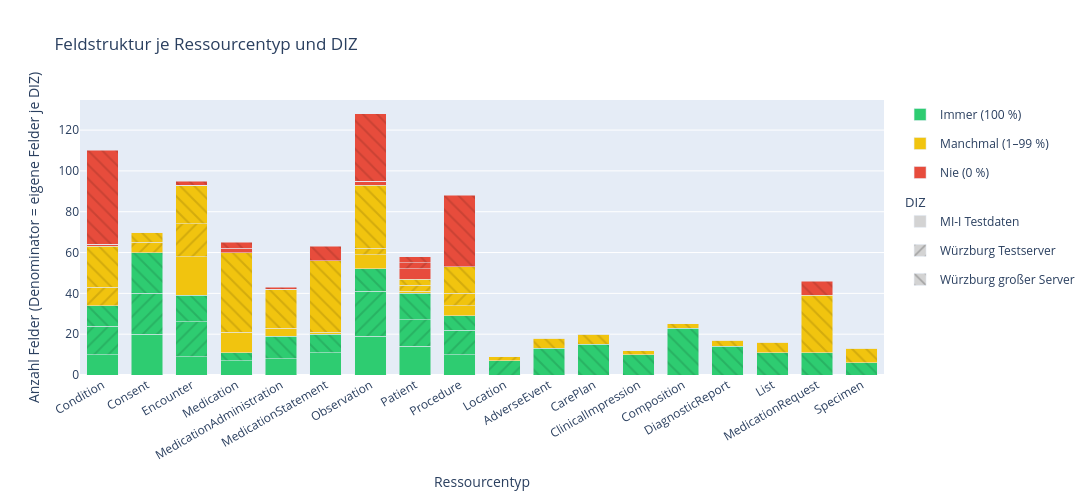

The cell this chart's notebook holds for it:
### Markdown cell above
### 1b. Feldstruktur-Übersicht

Anteil Datenfelder nach Befüllungsgrad (Immer / Manchmal / Nie) je Ressourcentyp und DIZ. Denominator = eigene Felder jedes DIZ. Quelle: `*_fields.csv` → `presence_rate`.

### Code cell
# ── 1b. Feldstruktur-Übersicht ────────────────────────────────────────────
# Gestapelter Balken: Immer / Manchmal / Nie — DIZ nebeneinander.
# Denominator = eigene Felder jedes DIZ (NaN-Felder anderer DIZ zählen nicht).
if not df_fields.empty:
    scalar = df_fields[df_fields["_is_data_field"]].copy()

    def classify_pr(pr):
        if pr == 1.0: return "Immer (100 %)"
        if pr > 0:    return "Manchmal (1–99 %)"
        return "Nie (0 %)"

    scalar["cls"] = scalar["presence_rate"].apply(classify_pr)

    CATS    = ["Immer (100 %)", "Manchmal (1–99 %)", "Nie (0 %)"]
    CAT_CLR = {"Immer (100 %)": "#2ecc71", "Manchmal (1–99 %)": "#f1c40f", "Nie (0 %)": "#e74c3c"}
    HATCH   = ["", "/", "\\", "x", "-", "|"]

    counts = (
        scalar.groupby(["diz", "resource_type", "cls"])
        .size()
        .unstack("cls", fill_value=0)
        .reindex(columns=CATS, fill_value=0)
        .reset_index()
    )
    counts["total"] = counts[CATS].sum(axis=1)

    fig = go.Figure()
    for cat in CATS:
        for j, diz_name in enumerate(LOADED_DIZ):
            sub = counts[counts["diz"] == diz_name].copy()
            pct = (sub[cat] / sub["total"].replace(0, 1) * 100).round(1).tolist()
            fig.add_trace(go.Bar(
                name=cat,
                x=sub["resource_type"].tolist(),
                y=sub[cat].tolist(),
                offsetgroup=diz_name,
                legendgroup=cat,
                showlegend=(j == 0),
                marker=dict(
                    color=CAT_CLR[cat],
                    pattern=dict(shape=HATCH[j % len(HATCH)], fgcolor="rgba(0,0,0,0.25)"),
                ),
                customdata=list(zip(pct, [diz_name] * len(sub))),
                hovertemplate=(
                    "<b>%{customdata[1]}</b><br>"
                    f"{cat}: %{{y}} Felder (%{{customdata[0]}} %)"
                    "<extra></extra>"
                ),
            ))
    for j, diz_name in enumerate(LOADED_DIZ):
        fig.add_trace(go.Bar(
            x=[None], y=[0], name=diz_name,
            legendgroup=f"_diz{j}",
            legendgrouptitle_text="DIZ" if j == 0 else "",
            marker=dict(color="lightgrey",
                        pattern=dict(shape=HATCH[j % len(HATCH)], fgcolor="rgba(0,0,0,0.45)")),
        ))

    fig.update_layout(
        barmode="stack", height=500,
        width=max(900, len(ALL_RT) * len(LOADED_DIZ) * 65 + 250),
        title_text="Feldstruktur je Ressourcentyp und DIZ",
        xaxis=dict(title="Ressourcentyp", tickangle=-30),
        yaxis_title="Anzahl Felder (Denominator = eigene Felder je DIZ)",
        bargroupgap=0.12, legend=dict(tracegroupgap=10),
    )
    fig.show()
else:
    print("Keine Felddaten verfügbar.")

### Figure 1 — Plotly figure (JSON) as saved in the notebook; plotly's stock layout.template omitted (floating-point values rounded to 4 significant figures)
{"data": [{"customdata": [[90.9, "MI-I Testdaten"], [100.0, "MI-I Testdaten"], [32.1, "MI-I Testdaten"], [36.8, "MI-I Testdaten"], [66.7, "MI-I Testdaten"], [91.7, "MI-I Testdaten"], [67.9, "MI-I Testdaten"], [70.0, "MI-I Testdaten"], [66.7, "MI-I Testdaten"]], "hovertemplate": "<b>%{customdata[1]}</b><br>Immer (100 %): %{y} Felder (%{customdata[0]} %)<extra></extra>", "legendgroup": "Immer (100 %)", "marker": {"color": "#2ecc71", "pattern": {"fgcolor": "rgba(0,0,0,0.25)", "shape": ""}}, "name": "Immer (100 %)", "offsetgroup": "MI-I Testdaten", "showlegend": true, "x": ["Condition", "Consent", "Encounter", "Medication", "MedicationAdministration", "MedicationStatement", "Observation", "Patient", "Procedure"], "y": [10, 20, 9, 7, 8, 11, 19, 14, 10], "type": "bar"}, {"customdata": [[60.9, "Würzburg Testserver"], [80.0, "Würzburg Testserver"], [51.5, "Würzburg Testserver"], [77.8, "Würzburg Testserver"], [88.0, "Würzburg Testserver"], [68.4, "Würzburg Testserver"], [66.7, "Würzburg Testserver"]], "hovertemplate": "<b>%{customdata[1]}</b><br>Immer (100 %): %{y} Felder (%{customdata[0]} %)<extra></extra>", "legendgroup": "Immer (100 %)", "marker": {"color": "#2ecc71", "pattern": {"fgcolor": "rgba(0,0,0,0.25)", "shape": "/"}}, "name": "Immer (100 %)", "offsetgroup": "Würzburg Testserver", "showlegend": false, "x": ["Condition", "Consent", "Encounter", "Location", "Observation", "Patient", "Procedure"], "y": [14, 20, 17, 7, 22, 13, 12], "type": "bar"}, {"customdata": [[72.2, "Würzburg großer Server"], [75.0, "Würzburg großer Server"], [83.3, "Würzburg großer Server"], [92.0, "Würzburg großer Server"], [13.2, "Würzburg großer Server"], [80.0, "Würzburg großer Server"], [82.4, "Würzburg großer Server"], [38.2, "Würzburg großer Server"], [68.8, "Würzburg großer Server"], [8.7, "Würzburg großer Server"], [35.5, "Würzburg großer Server"], [23.9, "Würzburg großer Server"], [17.6, "Würzburg großer Server"], [14.7, "Würzburg großer Server"], [68.4, "Würzburg großer Server"], [12.7, "Würzburg großer Server"], [46.2, "Würzburg großer Server"]], "hovertemplate": "<b>%{customdata[1]}</b><br>Immer (100 %): %{y} Felder (%{customdata[0]} %)<extra></extra>", "legendgroup": "Immer (100 %)", "marker": {"color": "#2ecc71", "pattern": {"fgcolor": "rgba(0,0,0,0.25)", "shape": "\\"}}, "name": "Immer (100 %)", "offsetgroup": "Würzburg großer Server", "showlegend": false, "x": ["AdverseEvent", "CarePlan", "ClinicalImpression", "Composition", "Condition", "Consent", "DiagnosticReport", "Encounter", "List", "Medication", "MedicationAdministration", "MedicationRequest", "MedicationStatement", "Observation", "Patient", "Procedure", "Specimen"], "y": [13, 15, 10, 23, 10, 20, 14, 13, 11, 4, 11, 11, 9, 11, 13, 7, 6], "type": "bar"}, {"customdata": [[0.0, "MI-I Testdaten"], [0.0, "MI-I Testdaten"], [67.9, "MI-I Testdaten"], [52.6, "MI-I Testdaten"], [33.3, "MI-I Testdaten"], [8.3, "MI-I Testdaten"], [25.0, "MI-I Testdaten"], [5.0, "MI-I Testdaten"], [33.3, "MI-I Testdaten"]], "hovertemplate": "<b>%{customdata[1]}</b><br>Manchmal (1–99 %): %{y} Felder (%{customdata[0]} %)<extra></extra>", "legendgroup": "Manchmal (1–99 %)", "marker": {"color": "#f1c40f", "pattern": {"fgcolor": "rgba(0,0,0,0.25)", "shape": ""}}, "name": "Manchmal (1–99 %)", "offsetgroup": "MI-I Testdaten", "showlegend": true, "x": ["Condition", "Consent", "Encounter", "Medication", "MedicationAdministration", "MedicationStatement", "Observation", "Patient", "Procedure"], "y": [0, 0, 19, 10, 4, 1, 7, 1, 5], "type": "bar"}, {"customdata": [[39.1, "Würzburg Testserver"], [20.0, "Würzburg Testserver"], [48.5, "Würzburg Testserver"], [22.2, "Würzburg Testserver"], [12.0, "Würzburg Testserver"], [15.8, "Würzburg Testserver"], [33.3, "Würzburg Testserver"]], "hovertemplate": "<b>%{customdata[1]}</b><br>Manchmal (1–99 %): %{y} Felder (%{customdata[0]} %)<extra></extra>", "legendgroup": "Manchmal (1–99 %)", "marker": {"color": "#f1c40f", "pattern": {"fgcolor": "rgba(0,0,0,0.25)", "shape": "/"}}, "name": "Manchmal (1–99 %)", "offsetgroup": "Würzburg Testserver", "showlegend": false, "x": ["Condition", "Consent", "Encounter", "Location", "Observation", "Patient", "Procedure"], "y": [9, 5, 16, 2, 3, 3, 6], "type": "bar"}, {"customdata": [[27.8, "Würzburg großer Server"], [25.0, "Würzburg großer Server"], [16.7, "Würzburg großer Server"], [8.0, "Würzburg großer Server"], [26.3, "Würzburg großer Server"], [20.0, "Würzburg großer Server"], [17.6, "Würzburg großer Server"], [55.9, "Würzburg großer Server"], [31.2, "Würzburg großer Server"], [84.8, "Würzburg großer Server"], [61.3, "Würzburg großer Server"], [60.9, "Würzburg großer Server"], [68.6, "Würzburg großer Server"], [41.3, "Würzburg großer Server"], [15.8, "Würzburg großer Server"], [23.6, "Würzburg großer Server"], [53.8, "Würzburg großer Server"]], "hovertemplate": "<b>%{customdata[1]}</b><br>Manchmal (1–99 %): %{y} Felder (%{customdata[0]} %)<extra></extra>", "legendgroup": "Manchmal (1–99 %)", "marker": {"color": "#f1c40f", "pattern": {"fgcolor": "rgba(0,0,0,0.25)", "shape": "\\"}}, "name": "Manchmal (1–99 %)", "offsetgroup": "Würzburg großer Server", "showlegend": false, "x": ["AdverseEvent", "CarePlan", "ClinicalImpression", "Composition", "Condition", "Consent", "DiagnosticReport", "Encounter", "List", "Medication", "MedicationAdministration", "MedicationRequest", "MedicationStatement", "Observation", "Patient", "Procedure", "Specimen"], "y": [5, 5, 2, 2, 20, 5, 3, 19, 5, 39, 19, 28, 35, 31, 3, 13, 7], "type": "bar"}, {"customdata": [[9.1, "MI-I Testdaten"], [0.0, "MI-I Testdaten"], [0.0, "MI-I Testdaten"], [10.5, "MI-I Testdaten"], [0.0, "MI-I Testdaten"], [0.0, "MI-I Testdaten"], [7.1, "MI-I Testdaten"], [25.0, "MI-I Testdaten"], [0.0, "MI-I Testdaten"]], "hovertemplate": "<b>%{customdata[1]}</b><br>Nie (0 %): %{y} Felder (%{customdata[0]} %)<extra></extra>", "legendgroup": "Nie (0 %)", "marker": {"color": "#e74c3c", "pattern": {"fgcolor": "rgba(0,0,0,0.25)", "shape": ""}}, "name": "Nie (0 %)", "offsetgroup": "MI-I Testdaten", "showlegend": true, "x": ["Condition", "Consent", "Encounter", "Medication", "MedicationAdministration", "MedicationStatement", "Observation", "Patient", "Procedure"], "y": [1, 0, 0, 2, 0, 0, 2, 5, 0], "type": "bar"}, {"customdata": [[0.0, "Würzburg Testserver"], [0.0, "Würzburg Testserver"], [0.0, "Würzburg Testserver"], [0.0, "Würzburg Testserver"], [0.0, "Würzburg Testserver"], [15.8, "Würzburg Testserver"], [0.0, "Würzburg Testserver"]], "hovertemplate": "<b>%{customdata[1]}</b><br>Nie (0 %): %{y} Felder (%{customdata[0]} %)<extra></extra>", "legendgroup": "Nie (0 %)", "marker": {"color": "#e74c3c", "pattern": {"fgcolor": "rgba(0,0,0,0.25)", "shape": "/"}}, "name": "Nie (0 %)", "offsetgroup": "Würzburg Testserver", "showlegend": false, "x": ["Condition", "Consent", "Encounter", "Location", "Observation", "Patient", "Procedure"], "y": [0, 0, 0, 0, 0, 3, 0], "type": "bar"}, {"customdata": [[0.0, "Würzburg großer Server"], [0.0, "Würzburg großer Server"], [0.0, "Würzburg großer Server"], [0.0, "Würzburg großer Server"], [60.5, "Würzburg großer Server"], [0.0, "Würzburg großer Server"], [0.0, "Würzburg großer Server"], [5.9, "Würzburg großer Server"], [0.0, "Würzburg großer Server"], [6.5, "Würzburg großer Server"], [3.2, "Würzburg großer Server"], [15.2, "Würzburg großer Server"], [13.7, "Würzburg großer Server"], [44.0, "Würzburg großer Server"], [15.8, "Würzburg großer Server"], [63.6, "Würzburg großer Server"], [0.0, "Würzburg großer Server"]], "hovertemplate": "<b>%{customdata[1]}</b><br>Nie (0 %): %{y} Felder (%{customdata[0]} %)<extra></extra>", "legendgroup": "Nie (0 %)", "marker": {"color": "#e74c3c", "pattern": {"fgcolor": "rgba(0,0,0,0.25)", "shape": "\\"}}, "name": "Nie (0 %)", "offsetgroup": "Würzburg großer Server", "showlegend": false, "x": ["AdverseEvent", "CarePlan", "ClinicalImpression", "Composition", "Condition", "Consent", "DiagnosticReport", "Encounter", "List", "Medication", "MedicationAdministration", "MedicationRequest", "MedicationStatement", "Observation", "Patient", "Procedure", "Specimen"], "y": [0, 0, 0, 0, 46, 0, 0, 2, 0, 3, 1, 7, 7, 33, 3, 35, 0], "type": "bar"}, {"legendgroup": "_diz0", "legendgrouptitle": {"text": "DIZ"}, "marker": {"color": "lightgrey", "pattern": {"fgcolor": "rgba(0,0,0,0.45)", "shape": ""}}, "name": "MI-I Testdaten", "x": [null], "y": [0], "type": "bar"}, {"legendgroup": "_diz1", "legendgrouptitle": {"text": ""}, "marker": {"color": "lightgrey", "pattern": {"fgcolor": "rgba(0,0,0,0.45)", "shape": "/"}}, "name": "Würzburg Testserver", "x": [null], "y": [0], "type": "bar"}, {"legendgroup": "_diz2", "legendgrouptitle": {"text": ""}, "marker": {"color": "lightgrey", "pattern": {"fgcolor": "rgba(0,0,0,0.45)", "shape": "\\"}}, "name": "Würzburg großer Server", "x": [null], "y": [0], "type": "bar"}], "layout": {"title": {"text": "Feldstruktur je Ressourcentyp und DIZ"}, "xaxis": {"title": {"text": "Ressourcentyp"}, "tickangle": -30}, "legend": {"tracegroupgap": 10}, "barmode": "stack", "height": 500, "width": 3760, "yaxis": {"title": {"text": "Anzahl Felder (Denominator = eigene Felder je DIZ)"}}, "bargroupgap": 0.12}}
